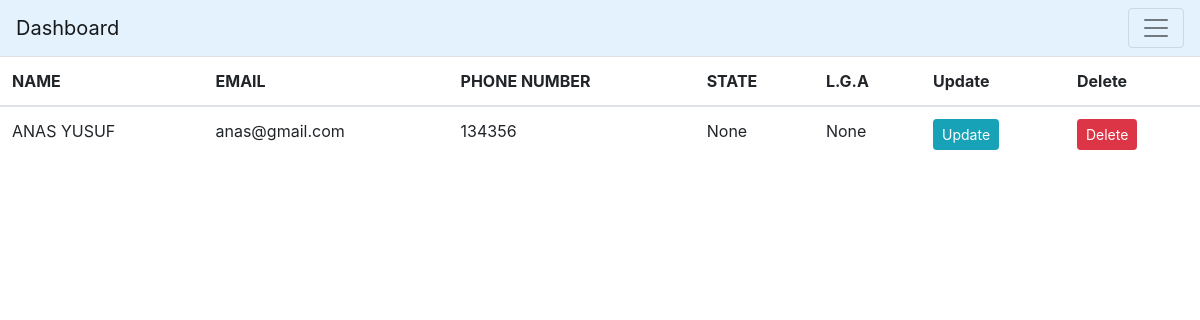
The app's page /customers/, older data.
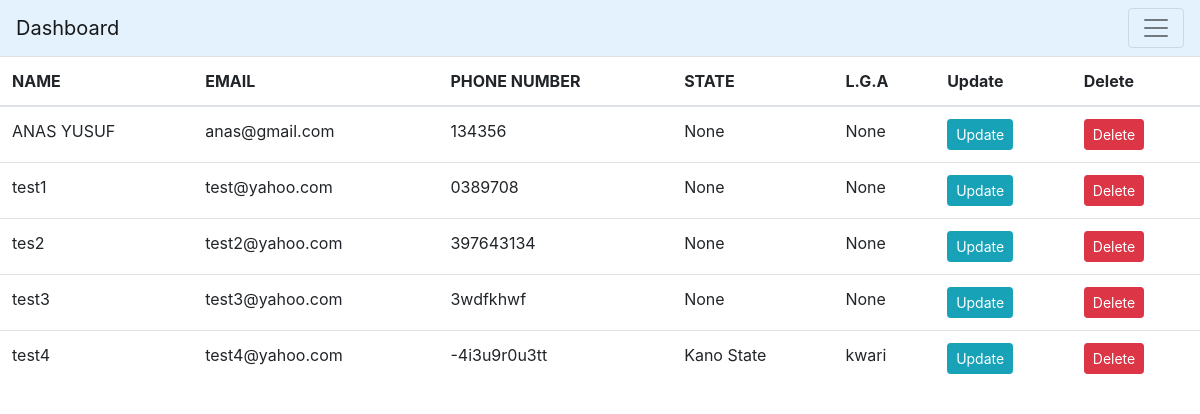
The same page, newer data.
### customers/models.py (models this page shows, shortened)
class Customers(models.Model):
    name = models.CharField(max_length=200,null=True)
    email = models.CharField(max_length=150,null=True)
    phone_number = models.CharField(max_length=20,null=True)
    state = models.CharField(max_length=20,null=True)
    lga = models.CharField(max_length=40, null=True)
    address = models.CharField(max_length=400,null=True)
    date_created = models.DateTimeField(auto_now_add=True, null=True)

### customers/views.py (the view)
# urls.py: path('',include('customers.urls')),
def customers(request):
    customers = Customers.objects.all()
    context = {'customers':customers }
    return render(request,'customers/customers.html',context)

### customers/templates/customers/customers.html
{%  extends 'customers/main.html' %}
{% block content%}
{% include 'customers/navbar.html'%}
<table class="table">
    <thead>
    <tr>
        <th scope="col">NAME</th>
        <th scope="col">EMAIL</th>
        <th scope="col">PHONE NUMBER</th>
        <th scope="col">STATE</th>
        <th scope="col">L.G.A</th>
        <th scope="col">Update</th>
        <th scope="col">Delete</th>
    </tr>
    </thead>
    <tbody>
    {% for customer in customers %}
    <tr>
        <td>{{ customer.name}}</td>
        <td>{{ customer.email}}</td>
        <td>{{ customer.phone_number}}</td>
        <td>{{ customer.state}}</td>
        <td>{{ customer.lga}}</td>
        <td><a class="btn btn-sm btn-info" href="{% url 'updateCustomer' customer.id %}">Update</a></td>
        <td><a class="btn btn-sm btn-danger" href="{% url 'deleteCustomer' pk=customer.id %}">Delete</a></td>
    </tr>
    {% endfor %}
    </tbody>
</table>
{% endblock %}

Row changes from the older to the newer data that the page shows:
added Customers: name "test1", email "test@yahoo.com", phone_number "0389708", state "None", lga "None"
added Customers: name "tes2", email "test2@yahoo.com", phone_number "397643134", state "None", lga "None"
added Customers: name "test3", email "test3@yahoo.com", phone_number "3wdfkhwf", state "None", lga "None"
added Customers: name "test4", email "test4@yahoo.com", phone_number "-4i3u9r0u3tt", state "Kano State", lga "kwari"
